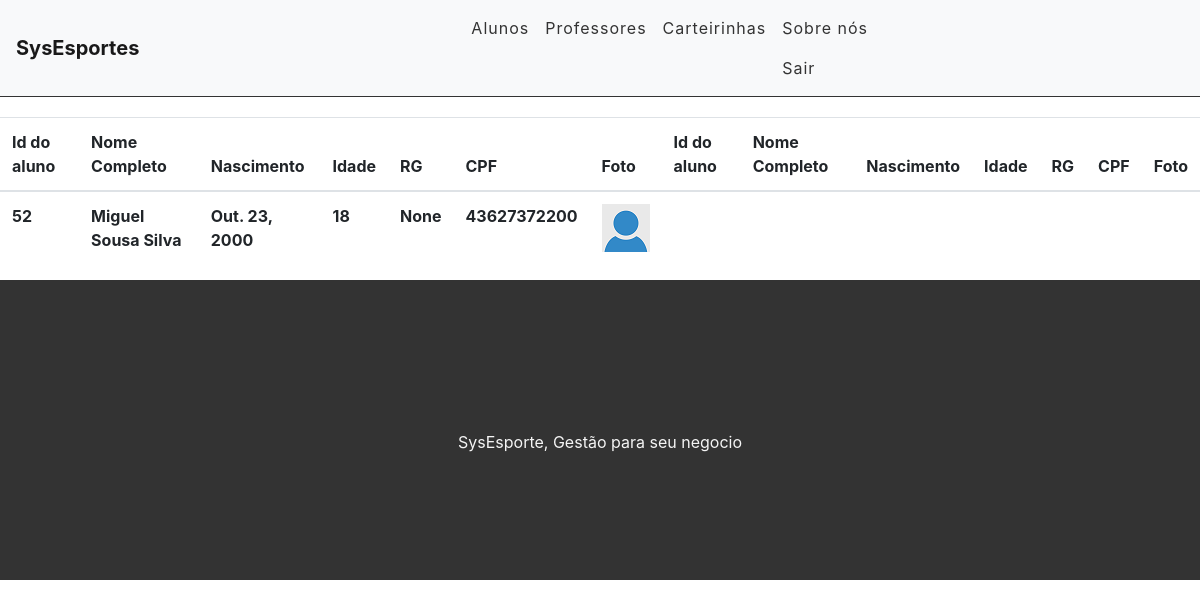
The app's page /aluno/visualizaluno/52/ (signed in) with its own data.
### aluno/models.py (models this page shows, shortened)
class Aluno(models.Model):
    id_aluno = models.AutoField('Id do Aluno', primary_key=True)
    num_matricula = models.CharField('Matricula', max_length=50, blank=True)
    nome = models.CharField('Nome', max_length=30, blank=False, null=False)
    sobrenome = models.CharField('Sobre Nome', max_length=100, blank=False, null=False)
    nascimento = models.DateField('Nascimento', auto_now_add=False)
    rg = models.CharField('Rg/Registro', max_length=30, blank=True, null=True)
    cpf = models.CharField('CPF', unique=True, max_length=14, blank=True, null=True)
    sexo = models.CharField(max_length=4, choices=TIPO_SEXO, blank=True, null=True)
    altura = models.DecimalField('Altura', max_digits=8, decimal_places=2, default=0, blank=True, null=True)
    peso = models.DecimalField('Peso', max_digits=8, decimal_places=4, default=0, blank=True, null=True)
    tipo_sanguinio = models.CharField('Tipo Sanguinio', max_length=11, blank=True, null=True)
    email = models.EmailField(blank=True, null=True)
    fone1 = models.CharField('Telefone', max_length=13, blank=True, null=True)
    fone2 = models.CharField('Celular', max_length=13, blank=True, null=True)
    fone3 = models.CharField('Whatsapp', max_length=13, blank=True, null=True)
    pai = models.CharField(max_length=100, blank=True, null=True)
    fone4 = models.CharField('Telefone', max_length=13, blank=True, null=True)
    mae = models.CharField('Mãe', max_length=100, blank=True, null=True)
    fone5 = models.CharField('Telefone', max_length=13, blank=True, null=True)
    cep = models.CharField(max_length=9, blank=True, null=True)
    estado = models.CharField(max_length=30, blank=True, null=True, default='')
    cidade = models.CharField(max_length=50, blank=True, null=True, default='')
    rua = models.CharField(max_length=50, blank=True, null=True, default='')
    img = models.ImageField(upload_to='aluno/images/', verbose_name='Foto', null=True,  blank=True,)
    escolinha = models.ForeignKey(dadosEscolinha, blank=True, null=True, on_delete=models.CASCADE)
    data_cadastro = models.DateTimeField('Cadastrado em', auto_now_add=True)
    data_atualizacao = models.DateTimeField('Atualizado em', auto_now=True)
    class Meta:
        ordering = ['nome']
    @property
    def idade(self):
        hoje = date.today()
        idade = hoje.year - self.nascimento.year - ((hoje.month, hoje.day) < (self.nascimento.month, self.nascimento.day))
        return idade
    @property
    def nome_completo(self):
        return '{} {}'.format(self.nome, self.sobrenome)

### aluno/views.py (the view)
# urls.py: path('visualizaluno/<int:pk>/', views.VisualizaAluno, name='detalhe_aluno'),
@login_required
def VisualizaAluno(request, pk):
	forms =  Aluno.objects.filter(pk=pk)
	return render(request, 'aluno/visualizaluno.html', {'forms':forms})

### templates/aluno/visualizaluno.html (shortened to what this page needs)
{% extends 'system/base.html' %}
{% load static %}
{% block content %}
<table class="table">
	<thead>
		<tr>
			<th>Id do aluno</th>
			<th>Nome Completo</th>
			<th>Nascimento</th>
			<th>Idade</th>
			<th>RG</th>
			<th>CPF</th>
			<th>Foto</th>
			<th>Id do aluno</th>
			<th>Nome Completo</th>
			<th>Nascimento</th>
			<th>Idade</th>
			<th>RG</th>
			<th>CPF</th>
			<th>Foto</th>
		</tr>
	</thead>
	<tbody>
	{% for form in forms %}
		<tr>
			<th>{{form.id_aluno}}</th>
			<th>{{form.nome_completo}}</th>
			<th>{{form.nascimento}}</th>
			<th>{{form.idade}}</th>
			<th>{{form.rg}}</th>
			<th>{{form.cpf}}</th>
			<th>
				{% if form.img %}
					<img src="{{ form.img.url }}" alt="{{form.nome}}">
				{% else %}
					<img src="{% static '_img/user.png' %} " alt="{{form.nome}}">
				{% endif %}
			</th>
		</tr>
	{% endfor %}
	</tbody>
</table>
{% endblock %}

### records on screen
Aluno: id_aluno "52", nome_completo "Miguel Sousa Silva", nascimento "Out. 23, 2000", idade "18", rg "None", cpf "43627372200"
